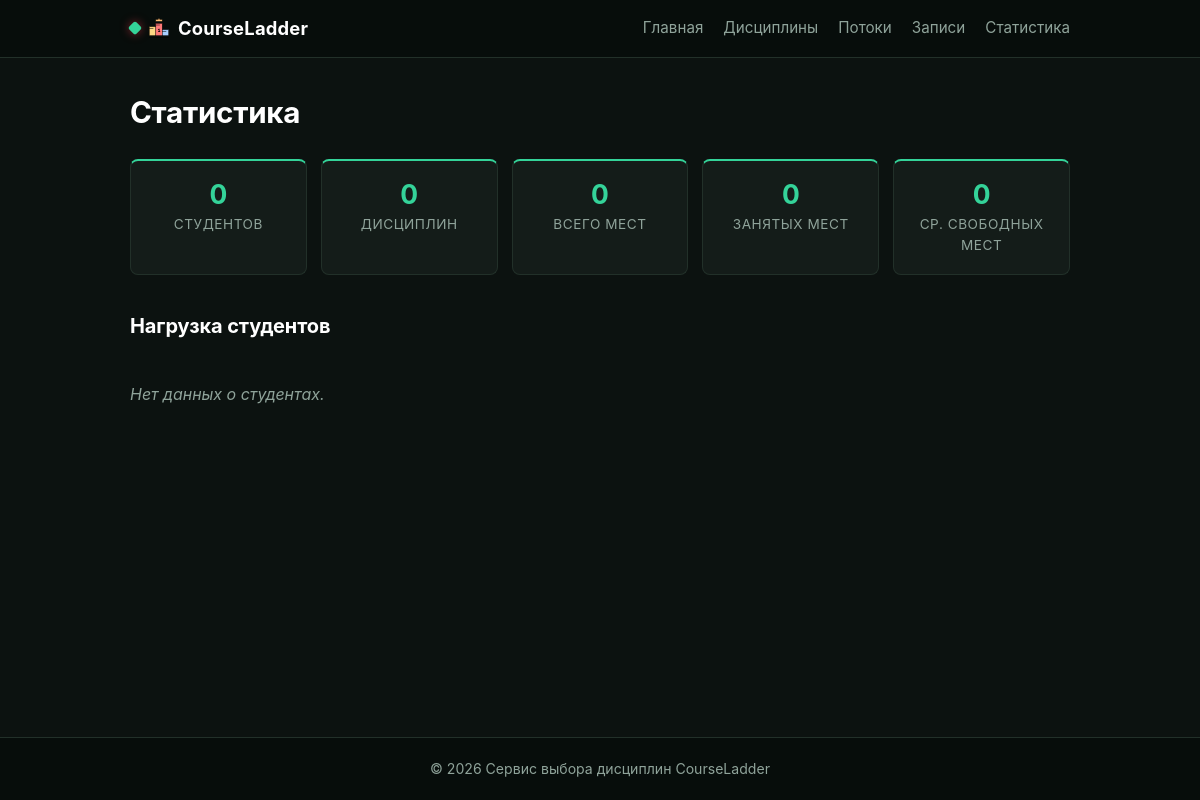
/stats/, run on an earlier commit of the app's database.
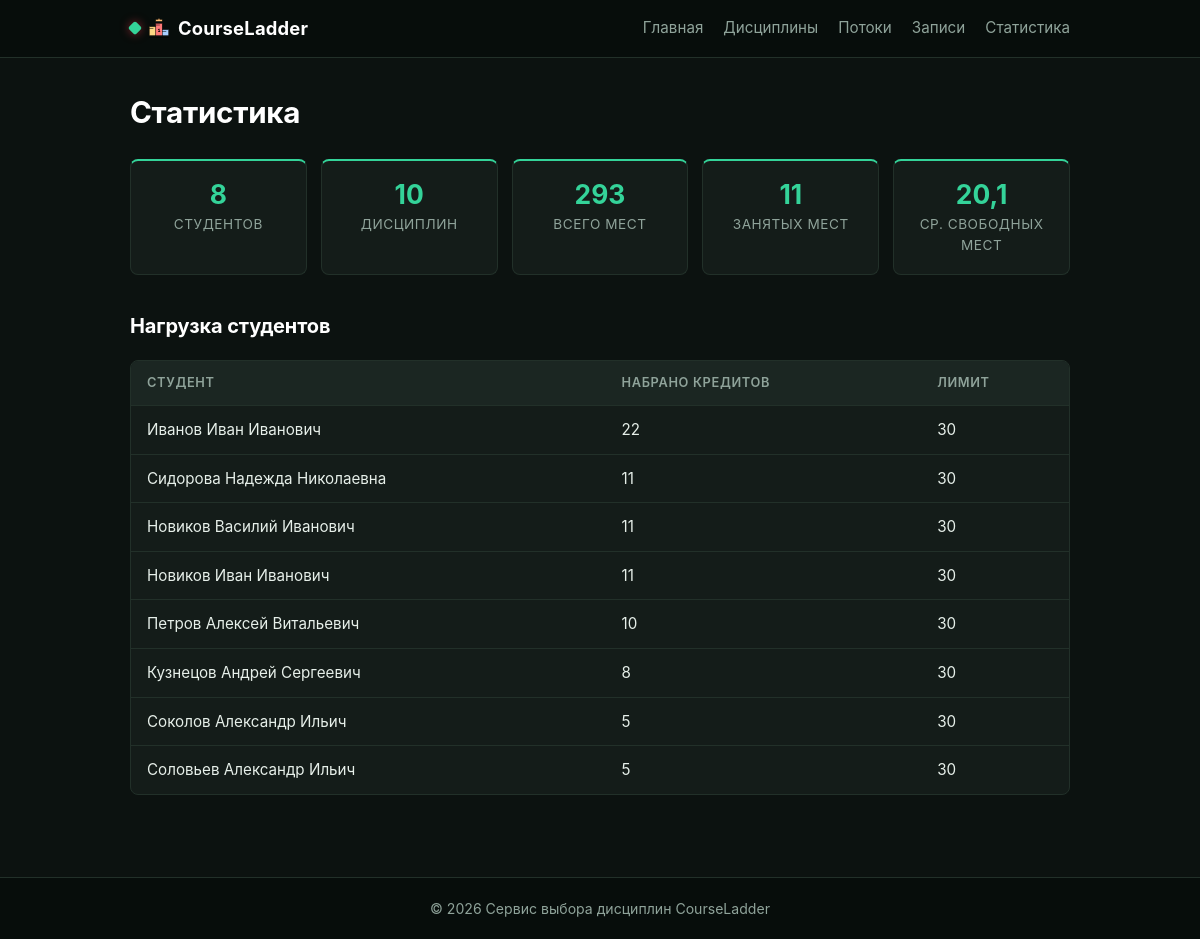
And on a later commit of the database.
### catalog/models.py (models this page shows, shortened)
class Student(models.Model):
    full_name = models.CharField(max_length=200, unique=True, verbose_name="ФИО")
    max_credits = models.PositiveIntegerField(default=30, verbose_name="Лимит кредитов")
    current_credits = models.PositiveIntegerField(default=0, verbose_name="Текущие кредиты")

### homepage/views.py (the view)
# urls.py: path("stats/", views.stats, name="stats"),
def stats(request):
    general_stats = Offering.objects.aggregate(total_seats=Sum("total_seats"))
    total_seats = general_stats["total_seats"] or 0
    general_stats["total_seats"] = total_seats  # явно записываем, чтобы не было None
    taken_seats = Enrollment.objects.active().count()
    general_stats["taken_seats"] = taken_seats
    offerings_count = Offering.objects.count()
    if offerings_count > 0:
        free_seats_avg = (total_seats - taken_seats) / offerings_count
    else:
        free_seats_avg = 0
    general_stats["students_count"] = Student.objects.count()
    general_stats["disciplines_count"] = Discipline.objects.count()
    student_loads = Student.objects.annotate(
        total_credits_db=Sum(
            "enrollments__offering__discipline__credits",
            filter=Q(enrollments__status='ACTIVE')
            )
    ).order_by("-total_credits_db")
    top_offerings = Offering.objects.annotate(
        enroll_count=Count("enrollments", filter=Q(enrollments__status='ACTIVE'))
    ).filter(enroll_count__gt=0).values(
        "discipline__name", "teacher", "enroll_count"
    ).order_by("-enroll_count")[:3]
    context = {
        "stats": general_stats,
        "avg_free_seats": round(free_seats_avg, 1),  # Округляние для красоты
        "student_loads": student_loads,
        "top_offerings": top_offerings,
    }
    return render(request, "homepage/stats.html", context)

### enrollments/models.py (called while the page is built)
    def active(self):
        return self.filter(status=Enrollment.Status.ACTIVE)

    def get_queryset(self):
        return EnrollmentQuerySet(self.model, using=self._db)

    def active(self):
        return self.get_queryset().active()

### homepage/context_processors.py (called while the page is built)
def global_stats(request):
    return {
        'total_active_enrollments': Enrollment.objects.active().count()
    }

### templates/homepage/stats.html (shortened to what this page needs)
{% extends "base.html" %}
{% block content %}
<h1>Статистика</h1>
<div class="stats">
    <div class="stat">
        <span class="stat-value">{{ stats.students_count|default:"0" }}</span>
        <span class="stat-label">студентов</span>
    </div>
    <div class="stat">
        <span class="stat-value">{{ stats.disciplines_count|default:"0" }}</span>
        <span class="stat-label">дисциплин</span>
    </div>
    <div class="stat">
        <span class="stat-value">{{ stats.total_seats|default:"0" }}</span>
        <span class="stat-label">всего мест</span>
    </div>
    <div class="stat">
        <span class="stat-value">{{ stats.taken_seats|default:"0" }}</span>
        <span class="stat-label">занятых мест</span>
    </div>
    <div class="stat">
    <span class="stat-value">{{ avg_free_seats }}</span>
        <span class="stat-label">ср. свободных мест</span>
    </div>
</div>
<h2>Нагрузка студентов</h2>
{% if student_loads %}
    <table class="table">
        <thead>
            <tr>
                <th>Студент</th>
                <th>Набрано кредитов</th>
                <th>Лимит</th>
            </tr>
        </thead>
        <tbody>
            {% for s in student_loads %}
            <tr>
                <td>{{ s.full_name }}</td>
                <td>{{ s.total_credits_db|default:"0" }}</td>
                <td>{{ s.max_credits }}</td>
            </tr>
            {% endfor %}
        </tbody>
    </table>
{% else %}
    <p class="empty">Нет данных о студентах.</p>
{% endif %}
{% endblock %}

### templates/base.html (shortened to what this page needs)
{% load static %}
<!DOCTYPE html>
<html lang="ru">
<head>
    <link rel="stylesheet" href="{% static 'css/style.css' %}">
</head>
<body>
{% include "includes/navbar.html" %}
<main class="container">
    {% block content %}{% endblock %}
</main>
{% include "includes/footer.html" %}
</body>
</html>

### templates/includes/navbar.html
{% load static %}
<header class="site-header">
    <div class="container">
        <a class="logo" href="{% url 'homepage:index' %}">
            <img src="{% static 'img/logo.svg' %}" alt="CourseLadder" class="logo-img">
            CourseLadder
        </a>
        <nav class="site-nav">
            <a href="{% url 'homepage:index' %}">Главная</a>
            <a href="{% url 'catalog:discipline_list' %}">Дисциплины</a>
            <a href="{% url 'offerings:offering_list' %}">Потоки</a>
            <a href="{% url 'enrollments:enrollment_list' %}">Записи</a>
            <a href="{% url 'homepage:stats' %}">Статистика</a>
        </nav>
    </div>
</header>

### templates/includes/footer.html
<footer class="site-footer">
    <div class="container">
         © 2026 Сервис выбора дисциплин CourseLadder
    </div>
</footer>

### static/css/style.css (style rules this page uses)
*, *::before, *::after { box-sizing: border-box; }
:root { --bg: #0c1210; --surface: #141c19; --surface-2: #1b2622; --text: #e6efe9; --muted: #8fa39a; --border: #223029; --primary: #34d399; --primary-hover: #5ee0b1; --primary-soft: rgba(52, 211, 153, 0.14); --accent: #fbbf24; --header-bg: #070d0b; --ring: 0 0 0 3px rgba(52, 211, 153, 0.3); --radius: 8px; }
html, body { height: 100%; }
body { margin: 0; font-family: -apple-system, "Segoe UI", Roboto, "Helvetica Neue", Arial, sans-serif; font-size: 16px; color: var(--text); background: var(--bg); line-height: 1.55; display: flex; flex-direction: column; min-height: 100vh; -webkit-font-smoothing: antialiased; color-scheme: dark; }
a { color: var(--primary); text-decoration: none; }
.container { width: 100%; max-width: 980px; margin: 0 auto; padding: 0 20px; }
.site-header { background: var(--header-bg); color: #fff; padding: 14px 0; border-bottom: 1px solid var(--border); position: sticky; top: 0; z-index: 10; }
.site-header .container { display: flex; justify-content: space-between; align-items: center; flex-wrap: wrap; gap: 16px; }
.logo { color: #fff; font-weight: 700; font-size: 1.15rem; letter-spacing: 0.2px; display: inline-flex; align-items: center; gap: 8px; }
.logo::before { content: ""; display: inline-block; width: 10px; height: 10px; background: var(--primary); border-radius: 2px; transform: rotate(45deg); box-shadow: 0 0 10px rgba(230, 57, 70, 0.6); }
.site-nav { display: flex; flex-wrap: wrap; gap: 20px; }
.site-nav a { color: var(--muted); font-size: 0.95rem; transition: color 0.15s ease; }
main.container { flex: 1; width: 100%; padding: 36px 20px 64px; }
h1 { font-size: 1.85rem; line-height: 1.25; margin: 0 0 14px; letter-spacing: -0.01em; color: #fff; }
h2 { font-size: 1.25rem; margin: 36px 0 14px; letter-spacing: -0.005em; color: #fff; }
.stats { display: flex; flex-wrap: wrap; gap: 14px; margin: 28px 0 8px; }
.stat { background: var(--surface); border: 1px solid var(--border); border-top: 2px solid var(--primary); border-radius: var(--radius); padding: 18px 16px; flex: 1 1 150px; text-align: center; transition: border-color 0.15s ease, transform 0.15s ease, background 0.15s ease; }
.stat-value { display: block; font-size: 1.65rem; font-weight: 700; color: var(--primary); line-height: 1.2; }
.stat-label { display: block; margin-top: 4px; color: var(--muted); font-size: 0.85rem; text-transform: uppercase; letter-spacing: 0.04em; }
.logo-img { width: 22px; height: 22px; vertical-align: middle; }
.table { width: 100%; border-collapse: separate; border-spacing: 0; background: var(--surface); border: 1px solid var(--border); border-radius: var(--radius); overflow: hidden; margin: 18px 0; }
.table th, .table td { padding: 12px 16px; text-align: left; border-bottom: 1px solid var(--border); font-size: 0.95rem; }
.table th { background: var(--surface-2); font-weight: 600; font-size: 0.8rem; text-transform: uppercase; letter-spacing: 0.05em; color: var(--muted); border-bottom: 1px solid var(--border); }
.table tbody tr:last-child td { border-bottom: none; }
.site-footer { background: var(--header-bg); color: var(--muted); padding: 20px 0; font-size: 0.88rem; text-align: center; border-top: 1px solid var(--border); }

What changed in the data, as far as the page shows it:
added Student: full_name "Иванов Иван Иванович", total_credits_db "22", max_credits "30"
added Student: full_name "Сидорова Надежда Николаевна", total_credits_db "11", max_credits "30"
added Student: full_name "Новиков Василий Иванович", total_credits_db "11", max_credits "30"
added Student: full_name "Новиков Иван Иванович", total_credits_db "11", max_credits "30"
added Student: full_name "Петров Алексей Витальевич", total_credits_db "10", max_credits "30"
added Student: full_name "Кузнецов Андрей Сергеевич", total_credits_db "8", max_credits "30"
added Student: full_name "Соколов Александр Ильич", total_credits_db "5", max_credits "30"
added Student: full_name "Соловьев Александр Ильич", total_credits_db "5", max_credits "30"
Also different on the page:
{{ stats.students_count|default:"0" }}: "0" → "8"
{{ stats.disciplines_count|default:"0" }}: "0" → "10"
{{ stats.total_seats|default:"0" }}: "0" → "293"
{{ stats.taken_seats|default:"0" }}: "0" → "11"
{{ avg_free_seats }}: "0" → "20,1"
text no longer shown: "Нет данных о студентах."
text now shown: "СТУДЕНТ НАБРАНО КРЕДИТОВ ЛИМИТ"
